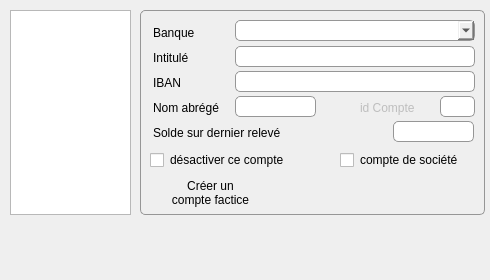
<?xml version="1.0" encoding="UTF-8"?>
<ui version="4.0">
 <class>dlg_gestioncomptes</class>
 <widget class="QDialog" name="dlg_gestioncomptes">
  <property name="geometry">
   <rect>
    <x>0</x>
    <y>0</y>
    <width>490</width>
    <height>280</height>
   </rect>
  </property>
  <property name="minimumSize">
   <size>
    <width>490</width>
    <height>280</height>
   </size>
  </property>
  <property name="maximumSize">
   <size>
    <width>490</width>
    <height>280</height>
   </size>
  </property>
  <property name="windowTitle">
   <string>Dialog</string>
  </property>
  <widget class="UpTableWidget" name="ComptesuptableWidget">
   <property name="geometry">
    <rect>
     <x>10</x>
     <y>10</y>
     <width>121</width>
     <height>205</height>
    </rect>
   </property>
   <property name="minimumSize">
    <size>
     <width>0</width>
     <height>205</height>
    </size>
   </property>
   <property name="maximumSize">
    <size>
     <width>16777215</width>
     <height>205</height>
    </size>
   </property>
   <property name="editTriggers">
    <set>QAbstractItemView::NoEditTriggers</set>
   </property>
   <property name="selectionMode">
    <enum>QAbstractItemView::SingleSelection</enum>
   </property>
   <property name="selectionBehavior">
    <enum>QAbstractItemView::SelectRows</enum>
   </property>
   <attribute name="horizontalHeaderShowSortIndicator" stdset="0">
    <bool>false</bool>
   </attribute>
  </widget>
  <widget class="QFrame" name="Compteframe">
   <property name="enabled">
    <bool>true</bool>
   </property>
   <property name="geometry">
    <rect>
     <x>140</x>
     <y>10</y>
     <width>345</width>
     <height>205</height>
    </rect>
   </property>
   <property name="minimumSize">
    <size>
     <width>345</width>
     <height>205</height>
    </size>
   </property>
   <property name="maximumSize">
    <size>
     <width>16777215</width>
     <height>204</height>
    </size>
   </property>
   <property name="styleSheet">
    <string notr="true">border: 1px solid rgb(150,150,150);
border-radius: 5px;
</string>
   </property>
   <property name="frameShape">
    <enum>QFrame::StyledPanel</enum>
   </property>
   <property name="frameShadow">
    <enum>QFrame::Raised</enum>
   </property>
   <widget class="QLabel" name="Soldelabel">
    <property name="enabled">
     <bool>true</bool>
    </property>
    <property name="geometry">
     <rect>
      <x>13</x>
      <y>115</y>
      <width>151</width>
      <height>16</height>
     </rect>
    </property>
    <property name="styleSheet">
     <string notr="true">border: 0px;</string>
    </property>
    <property name="text">
     <string>Solde sur dernier relevé</string>
    </property>
   </widget>
   <widget class="QLabel" name="NomAbregelabel">
    <property name="enabled">
     <bool>true</bool>
    </property>
    <property name="geometry">
     <rect>
      <x>13</x>
      <y>90</y>
      <width>92</width>
      <height>16</height>
     </rect>
    </property>
    <property name="styleSheet">
     <string notr="true">border: 0px;</string>
    </property>
    <property name="text">
     <string>Nom abrégé</string>
    </property>
   </widget>
   <widget class="QLabel" name="idComptelabel">
    <property name="enabled">
     <bool>false</bool>
    </property>
    <property name="geometry">
     <rect>
      <x>220</x>
      <y>90</y>
      <width>71</width>
      <height>16</height>
     </rect>
    </property>
    <property name="styleSheet">
     <string notr="true">border: 0px;</string>
    </property>
    <property name="text">
     <string>id Compte</string>
    </property>
   </widget>
   <widget class="UpLineEdit" name="SoldeuplineEdit">
    <property name="enabled">
     <bool>true</bool>
    </property>
    <property name="geometry">
     <rect>
      <x>253</x>
      <y>111</y>
      <width>81</width>
      <height>21</height>
     </rect>
    </property>
    <property name="maxLength">
     <number>15</number>
    </property>
    <property name="alignment">
     <set>Qt::AlignRight|Qt::AlignTrailing|Qt::AlignVCenter</set>
    </property>
   </widget>
   <widget class="QLabel" name="IBANlabel">
    <property name="enabled">
     <bool>true</bool>
    </property>
    <property name="geometry">
     <rect>
      <x>13</x>
      <y>65</y>
      <width>92</width>
      <height>16</height>
     </rect>
    </property>
    <property name="styleSheet">
     <string notr="true">border: 0px;</string>
    </property>
    <property name="text">
     <string>IBAN</string>
    </property>
   </widget>
   <widget class="QLabel" name="Banquelabel">
    <property name="enabled">
     <bool>true</bool>
    </property>
    <property name="geometry">
     <rect>
      <x>13</x>
      <y>15</y>
      <width>92</width>
      <height>16</height>
     </rect>
    </property>
    <property name="styleSheet">
     <string notr="true">border: 0px;</string>
    </property>
    <property name="text">
     <string>Banque</string>
    </property>
   </widget>
   <widget class="UpLineEdit" name="NomCompteAbregeuplineEdit">
    <property name="enabled">
     <bool>true</bool>
    </property>
    <property name="geometry">
     <rect>
      <x>95</x>
      <y>86</y>
      <width>81</width>
      <height>21</height>
     </rect>
    </property>
    <property name="maxLength">
     <number>10</number>
    </property>
   </widget>
   <widget class="UpLineEdit" name="IBANuplineEdit">
    <property name="enabled">
     <bool>true</bool>
    </property>
    <property name="geometry">
     <rect>
      <x>95</x>
      <y>61</y>
      <width>240</width>
      <height>21</height>
     </rect>
    </property>
    <property name="maxLength">
     <number>33</number>
    </property>
   </widget>
   <widget class="QLabel" name="IntituleComptelabel">
    <property name="enabled">
     <bool>true</bool>
    </property>
    <property name="geometry">
     <rect>
      <x>13</x>
      <y>40</y>
      <width>92</width>
      <height>16</height>
     </rect>
    </property>
    <property name="styleSheet">
     <string notr="true">border: 0px;</string>
    </property>
    <property name="text">
     <string>Intitulé</string>
    </property>
   </widget>
   <widget class="UpLineEdit" name="idCompteupLineEdit">
    <property name="enabled">
     <bool>false</bool>
    </property>
    <property name="geometry">
     <rect>
      <x>300</x>
      <y>86</y>
      <width>35</width>
      <height>21</height>
     </rect>
    </property>
    <property name="focusPolicy">
     <enum>Qt::NoFocus</enum>
    </property>
    <property name="text">
     <string/>
    </property>
    <property name="maxLength">
     <number>10</number>
    </property>
    <property name="alignment">
     <set>Qt::AlignRight|Qt::AlignTrailing|Qt::AlignVCenter</set>
    </property>
   </widget>
   <widget class="UpLineEdit" name="IntituleCompteuplineEdit">
    <property name="enabled">
     <bool>true</bool>
    </property>
    <property name="geometry">
     <rect>
      <x>95</x>
      <y>36</y>
      <width>240</width>
      <height>21</height>
     </rect>
    </property>
    <property name="maxLength">
     <number>80</number>
    </property>
   </widget>
   <widget class="QComboBox" name="BanqueupcomboBox">
    <property name="enabled">
     <bool>true</bool>
    </property>
    <property name="geometry">
     <rect>
      <x>95</x>
      <y>10</y>
      <width>240</width>
      <height>21</height>
     </rect>
    </property>
    <property name="editable">
     <bool>false</bool>
    </property>
   </widget>
   <widget class="UpSmallButton" name="OKModifupSmallButton">
    <property name="geometry">
     <rect>
      <x>305</x>
      <y>170</y>
      <width>30</width>
      <height>30</height>
     </rect>
    </property>
    <property name="focusPolicy">
     <enum>Qt::NoFocus</enum>
    </property>
    <property name="styleSheet">
     <string notr="true">border: 0px</string>
    </property>
    <property name="text">
     <string/>
    </property>
    <property name="icon">
     <iconset resource="assets/Images/images.qrc">
      <normaloff>:/save.png</normaloff>:/save.png</iconset>
    </property>
    <property name="iconSize">
     <size>
      <width>20</width>
      <height>20</height>
     </size>
    </property>
    <property name="flat">
     <bool>true</bool>
    </property>
   </widget>
   <widget class="UpSmallButton" name="AnnulModifupSmallButton">
    <property name="geometry">
     <rect>
      <x>270</x>
      <y>170</y>
      <width>30</width>
      <height>30</height>
     </rect>
    </property>
    <property name="focusPolicy">
     <enum>Qt::NoFocus</enum>
    </property>
    <property name="styleSheet">
     <string notr="true">border: 0px</string>
    </property>
    <property name="text">
     <string/>
    </property>
    <property name="icon">
     <iconset resource="assets/Images/images.qrc">
      <normaloff>:/Supprime.png</normaloff>:/Supprime.png</iconset>
    </property>
    <property name="iconSize">
     <size>
      <width>30</width>
      <height>30</height>
     </size>
    </property>
    <property name="flat">
     <bool>true</bool>
    </property>
   </widget>
   <widget class="QCheckBox" name="CompteSocietecheckBox">
    <property name="enabled">
     <bool>true</bool>
    </property>
    <property name="geometry">
     <rect>
      <x>200</x>
      <y>140</y>
      <width>141</width>
      <height>20</height>
     </rect>
    </property>
    <property name="focusPolicy">
     <enum>Qt::NoFocus</enum>
    </property>
    <property name="styleSheet">
     <string notr="true">border:0px</string>
    </property>
    <property name="text">
     <string>compte de société</string>
    </property>
    <property name="checkable">
     <bool>true</bool>
    </property>
   </widget>
   <widget class="QPushButton" name="CompteFacticePushButton">
    <property name="geometry">
     <rect>
      <x>5</x>
      <y>165</y>
      <width>131</width>
      <height>35</height>
     </rect>
    </property>
    <property name="focusPolicy">
     <enum>Qt::NoFocus</enum>
    </property>
    <property name="contextMenuPolicy">
     <enum>Qt::NoContextMenu</enum>
    </property>
    <property name="toolTip">
     <string>un compte factice</string>
    </property>
    <property name="styleSheet">
     <string notr="true">border: Opx solid rgb(150,150,150);</string>
    </property>
    <property name="text">
     <string>Créer un
compte factice</string>
    </property>
    <property name="icon">
     <iconset resource="assets/Images/images.qrc">
      <normaloff>:/help.png</normaloff>:/help.png</iconset>
    </property>
    <property name="iconSize">
     <size>
      <width>35</width>
      <height>35</height>
     </size>
    </property>
    <property name="flat">
     <bool>true</bool>
    </property>
   </widget>
   <widget class="QCheckBox" name="DesactiveComptecheckBox">
    <property name="enabled">
     <bool>true</bool>
    </property>
    <property name="geometry">
     <rect>
      <x>10</x>
      <y>140</y>
      <width>151</width>
      <height>20</height>
     </rect>
    </property>
    <property name="focusPolicy">
     <enum>Qt::NoFocus</enum>
    </property>
    <property name="styleSheet">
     <string notr="true">border:0px</string>
    </property>
    <property name="text">
     <string>désactiver ce compte</string>
    </property>
    <property name="checkable">
     <bool>true</bool>
    </property>
   </widget>
  </widget>
 </widget>
 <customwidgets>
  <customwidget>
   <class>UpSmallButton</class>
   <extends>QPushButton</extends>
   <header>upsmallbutton.h</header>
  </customwidget>
  <customwidget>
   <class>UpLineEdit</class>
   <extends>QLineEdit</extends>
   <header>uplineedit.h</header>
  </customwidget>
  <customwidget>
   <class>UpTableWidget</class>
   <extends>QTableWidget</extends>
   <header location="global">uptablewidget.h</header>
  </customwidget>
 </customwidgets>
 <tabstops>
  <tabstop>ComptesuptableWidget</tabstop>
  <tabstop>BanqueupcomboBox</tabstop>
  <tabstop>IntituleCompteuplineEdit</tabstop>
  <tabstop>IBANuplineEdit</tabstop>
  <tabstop>NomCompteAbregeuplineEdit</tabstop>
  <tabstop>SoldeuplineEdit</tabstop>
  <tabstop>idCompteupLineEdit</tabstop>
  <tabstop>OKModifupSmallButton</tabstop>
  <tabstop>AnnulModifupSmallButton</tabstop>
 </tabstops>
 <resources>
  <include location="assets/Images/images.qrc"/>
 </resources>
 <connections/>
</ui>
